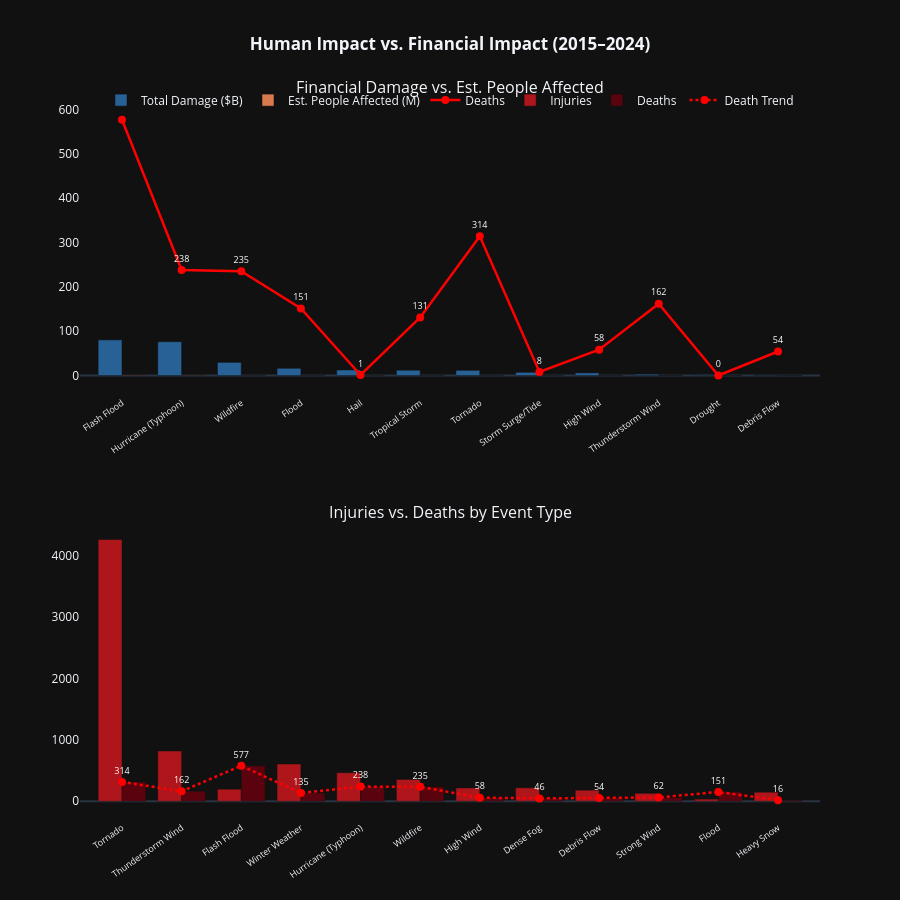

This figure's notebook cell:
### Markdown cell above
## 7. Human Impact vs Financial Impact

### Code cell
# Prep 
event_impact = (
    df_damage.groupby('EVENT_TYPE')
    .agg(
        Total_Damage   =('TOTAL_DAMAGE_USD',    'sum'),
        Total_Events   =('EVENT_TYPE',          'count'),
        Total_Deaths   =('TOTAL_DEATHS',        'sum'),
        Total_Injuries =('TOTAL_INJURIES',      'sum'),
        Est_Affected   =('EST_PEOPLE_AFFECTED', 'sum')
    )
    .reset_index()
)
event_impact['Total_Human_Impact'] = event_impact['Total_Deaths'] + event_impact['Total_Injuries']
event_impact = event_impact[
    (event_impact['Total_Damage'] > 1e6) |
    (event_impact['Total_Human_Impact'] > 10)
].reset_index(drop=True)

top12  = event_impact.nlargest(12, 'Total_Damage').sort_values('Total_Damage', ascending=False)
top12h = event_impact.nlargest(12, 'Total_Human_Impact').sort_values('Total_Human_Impact', ascending=False)

# Figure 
fig = make_subplots(rows=2, cols=1, vertical_spacing=0.18,
    subplot_titles=(
        'Financial Damage vs. Est. People Affected',
        'Injuries vs. Deaths by Event Type'
    )
)

# Plot 1 
fig.add_trace(go.Bar(
    name='Total Damage ($B)', x=top12['EVENT_TYPE'], y=top12['Total_Damage'] / 1e9,
    marker_color='#2c6fad', opacity=0.85,
    hovertemplate='<b>%{x}</b><br>Total Damage: $%{y:.2f}B<extra></extra>'
), row=1, col=1)

fig.add_trace(go.Bar(
    name='Est. People Affected (M)', x=top12['EVENT_TYPE'], y=top12['Est_Affected'] / 1e6,
    marker_color='#fc8d59', opacity=0.85,
    hovertemplate='<b>%{x}</b><br>Est. People Affected: %{y:.2f}M<extra></extra>'
), row=1, col=1)

fig.add_trace(go.Scatter(
    name='Deaths', x=top12['EVENT_TYPE'], y=top12['Total_Deaths'],
    mode='lines+markers+text', line=dict(color='red', width=2.5),
    marker=dict(size=8), text=top12['Total_Deaths'].astype(int),
    textposition='top center', textfont=dict(color='white', size=9),
    hovertemplate='<b>%{x}</b><br>Deaths: %{y:,}<extra></extra>'
), row=1, col=1)

# Plot 2
fig.add_trace(go.Bar(
    name='Injuries', x=top12h['EVENT_TYPE'], y=top12h['Total_Injuries'],
    marker_color='#cb181d', opacity=0.85,
    hovertemplate='<b>%{x}</b><br>Injuries: %{y:,}<extra></extra>'
), row=2, col=1)

fig.add_trace(go.Bar(
    name='Deaths ', x=top12h['EVENT_TYPE'], y=top12h['Total_Deaths'],
    marker_color='#67000d', opacity=0.85,
    hovertemplate='<b>%{x}</b><br>Deaths: %{y:,}<extra></extra>'
), row=2, col=1)

fig.add_trace(go.Scatter(
    name='Death Trend', x=top12h['EVENT_TYPE'], y=top12h['Total_Deaths'],
    mode='lines+markers+text', line=dict(color='red', width=2.5, dash='dot'),
    marker=dict(size=8), text=top12h['Total_Deaths'].astype(int),
    textposition='top center', textfont=dict(color='white', size=9),
    hovertemplate='<b>%{x}</b><br>Deaths: %{y:,}<extra></extra>'
), row=2, col=1)

# Layout 
fig.update_layout(
    title=dict(text='<b>Human Impact vs. Financial Impact (2015–2024)</b>', x=0.5),
    height=900, template='plotly_dark', barmode='group', hovermode='x unified',
    legend=dict(orientation='h', y=1.02, x=0.5, xanchor='center')
)
fig.update_xaxes(showgrid=False, tickangle=-35, tickfont=dict(size=9))
fig.update_yaxes(showgrid=False)

OUTPUT = r'C:\Users\josep\Downloads\Storm Data\human_vs_financial_interactive.html'
fig.write_html(OUTPUT)
fig.show()

### Figure 1 — Plotly figure (JSON) as saved in the notebook; plotly's stock layout.template omitted (floating-point values rounded to 4 significant figures)
{"data": [{"hovertemplate": "<b>%{x}</b><br>Total Damage: $%{y:.2f}B<extra></extra>", "marker": {"color": "#2c6fad"}, "name": "Total Damage ($B)", "opacity": 0.85, "type": "bar", "x": ["Flash Flood", "Hurricane (Typhoon)", "Wildfire", "Flood", "Hail", "Tropical Storm", "Tornado", "Storm Surge/Tide", "High Wind", "Thunderstorm Wind", "Drought", "Debris Flow"], "xaxis": "x", "y": [80.3, 76.14, 29.5, 16.18, 12.31, 11.8, 11.5, 7.035, 5.755, 2.85, 1.699, 0.9096], "yaxis": "y"}, {"hovertemplate": "<b>%{x}</b><br>Est. People Affected: %{y:.2f}M<extra></extra>", "marker": {"color": "#fc8d59"}, "name": "Est. People Affected (M)", "opacity": 0.85, "type": "bar", "x": ["Flash Flood", "Hurricane (Typhoon)", "Wildfire", "Flood", "Hail", "Tropical Storm", "Tornado", "Storm Surge/Tide", "High Wind", "Thunderstorm Wind", "Drought", "Debris Flow"], "xaxis": "x", "y": [0.8751, 0.7646, 0.324, 0.1554, 0.1257, 0.1219, 0.1257, 0.07745, 0.06188, 0.02381, 0.000234, 0.01001], "yaxis": "y"}, {"hovertemplate": "<b>%{x}</b><br>Deaths: %{y:,}<extra></extra>", "line": {"color": "red", "width": 2.5}, "marker": {"size": 8}, "mode": "lines+markers+text", "name": "Deaths", "text": [577.0, 238.0, 235.0, 151.0, 1.0, 131.0, 314.0, 8.0, 58.0, 162.0, 0.0, 54.0], "textfont": {"color": "white", "size": 9}, "textposition": "top center", "type": "scatter", "x": ["Flash Flood", "Hurricane (Typhoon)", "Wildfire", "Flood", "Hail", "Tropical Storm", "Tornado", "Storm Surge/Tide", "High Wind", "Thunderstorm Wind", "Drought", "Debris Flow"], "xaxis": "x", "y": [577, 238, 235, 151, 1, 131, 314, 8, 58, 162, 0, 54], "yaxis": "y"}, {"hovertemplate": "<b>%{x}</b><br>Injuries: %{y:,}<extra></extra>", "marker": {"color": "#cb181d"}, "name": "Injuries", "opacity": 0.85, "type": "bar", "x": ["Tornado", "Thunderstorm Wind", "Flash Flood", "Winter Weather", "Hurricane (Typhoon)", "Wildfire", "High Wind", "Dense Fog", "Debris Flow", "Strong Wind", "Flood", "Heavy Snow"], "xaxis": "x2", "y": [4258, 818, 196, 606, 464, 355, 216, 218, 180, 129, 34, 147], "yaxis": "y2"}, {"hovertemplate": "<b>%{x}</b><br>Deaths: %{y:,}<extra></extra>", "marker": {"color": "#67000d"}, "name": "Deaths ", "opacity": 0.85, "type": "bar", "x": ["Tornado", "Thunderstorm Wind", "Flash Flood", "Winter Weather", "Hurricane (Typhoon)", "Wildfire", "High Wind", "Dense Fog", "Debris Flow", "Strong Wind", "Flood", "Heavy Snow"], "xaxis": "x2", "y": [314, 162, 577, 135, 238, 235, 58, 46, 54, 62, 151, 16], "yaxis": "y2"}, {"hovertemplate": "<b>%{x}</b><br>Deaths: %{y:,}<extra></extra>", "line": {"color": "red", "dash": "dot", "width": 2.5}, "marker": {"size": 8}, "mode": "lines+markers+text", "name": "Death Trend", "text": [314.0, 162.0, 577.0, 135.0, 238.0, 235.0, 58.0, 46.0, 54.0, 62.0, 151.0, 16.0], "textfont": {"color": "white", "size": 9}, "textposition": "top center", "type": "scatter", "x": ["Tornado", "Thunderstorm Wind", "Flash Flood", "Winter Weather", "Hurricane (Typhoon)", "Wildfire", "High Wind", "Dense Fog", "Debris Flow", "Strong Wind", "Flood", "Heavy Snow"], "xaxis": "x2", "y": [314, 162, 577, 135, 238, 235, 58, 46, 54, 62, 151, 16], "yaxis": "y2"}], "layout": {"annotations": [{"font": {"size": 16}, "showarrow": false, "text": "Financial Damage vs. Est. People Affected", "x": 0.5, "xanchor": "center", "xref": "paper", "y": 1, "yanchor": "bottom", "yref": "paper"}, {"font": {"size": 16}, "showarrow": false, "text": "Injuries vs. Deaths by Event Type", "x": 0.5, "xanchor": "center", "xref": "paper", "y": 0.41, "yanchor": "bottom", "yref": "paper"}], "barmode": "group", "height": 900, "hovermode": "x unified", "legend": {"orientation": "h", "x": 0.5, "xanchor": "center", "y": 1.02}, "title": {"text": "<b>Human Impact vs. Financial Impact (2015–2024)</b>", "x": 0.5}, "xaxis": {"anchor": "y", "domain": [0, 1], "showgrid": false, "tickangle": -35, "tickfont": {"size": 9}}, "xaxis2": {"anchor": "y2", "domain": [0, 1], "showgrid": false, "tickangle": -35, "tickfont": {"size": 9}}, "yaxis": {"anchor": "x", "domain": [0.59, 1], "showgrid": false}, "yaxis2": {"anchor": "x2", "domain": [0, 0.41], "showgrid": false}}}
